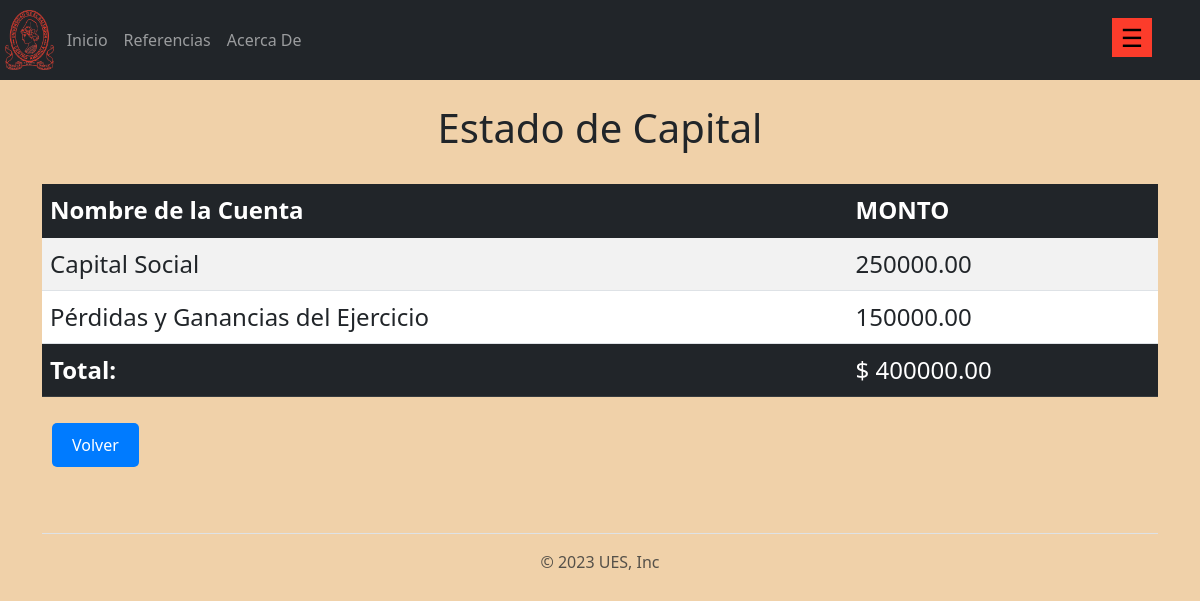
Page /reporte/capital on the committed database.
### aplicaciones/cuenta/models.py (models this page shows, shortened)
class cuenta(models.Model):
    codigo = models.CharField(max_length=10)
    nombre = models.CharField(max_length=50)
    monto = models.DecimalField(max_digits=10, decimal_places=2)
    categoria = models.CharField(max_length=5, choices=[("Debe", "Debe"), ("Haber", "Haber")], default="")

### aplicaciones/reporte/views.py (the view)
# urls.py: path('reporte/capital', views.capital, name = 'capital'),
def capital(request):
    capital = cuenta.objects.get(codigo = 3101)
    perdida_ganancia = cuenta.objects.get(codigo=3102)
    capital_nuevo = perdida_ganancia.monto + capital.monto
    return render(request, 'reporte/capital.html', {
        'capital':capital,
        'perdida_ganancia':perdida_ganancia,
        'capital_nuevo':capital_nuevo,
    })

### templates/reporte/capital.html (shortened to what this page needs)
{% extends 'layout/base.html' %}
{% load static %}
{% block content %}
<br><h1>Estado de Capital</h1><br>
<table class="table table-striped" style="font-size: x-large;">
  <thead class="table-dark">
      <tr>
          <th>Nombre de la Cuenta</th>
          <th>MONTO</th>
      </tr>
  </thead>
  <tbody class="table-group-divider">
          <tr>
              <td>{{ capital.nombre }}</td>
              <td>{{ capital.monto }}</td>
          </tr>
          <tr>
              <td>{{ perdida_ganancia.nombre }}</td>
              <td>{{ perdida_ganancia.monto }}</td>
          </tr>
  </tbody>
  <tfoot class ="table-dark">
      <tr>
          <td><b>Total:</b></td>
          <td>$ {{ capital_nuevo }}</td>
      </tr>
  </tfoot>
</table>
<a class= "btn" href = "{% url 'reporte' %}"> Volver</a>
{% endblock content %}

### static/css/general.css (style rules this page uses)
h1 { text-align: center; }
.btn, .mostrar-reportes .btn { background-color: #007BFF; color: #fff; border: none; padding: 10px 20px; margin: 10px; cursor: pointer; border-radius: 5px; font-size: 16px; }
* { margin: 0; padding: 0; }

### templates/layout/base.html (style rules this page uses)
body { background-color:rgb(240, 209, 169); }

### rows in the picture
cuenta: nombre "Capital Social", monto "250000.00"
cuenta: nombre "Pérdidas y Ganancias del Ejercicio", monto "150000.00"

### other values in the picture
{{ capital_nuevo }} "400000.00"
